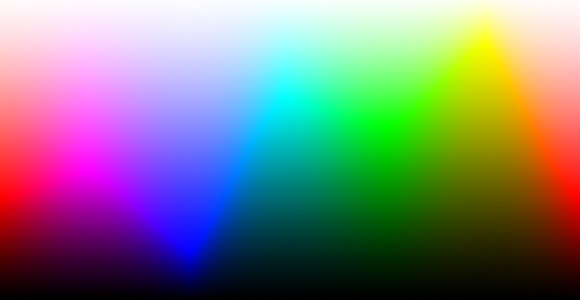
%> input picture Matlab-Image-Code/Images/Color/color.jpg, 580 x 300 px
$ octave image_test.m   (GNU Octave 9; MATLAB toolbox functions it lacks are replaced by stand-ins)
%> lines starting %> are read from the running program, lines starting %| are printed output that depends on the picture
close all;
image_name = 'color.jpg';
I = imread(image_name);
%> I is the input picture: size 300x580x3 uint8; mean R, G, B 124.5, 126.9, 126.3
imshow(I);
% Extract color channels.
redChannel = I(:,:,1); % Red channel
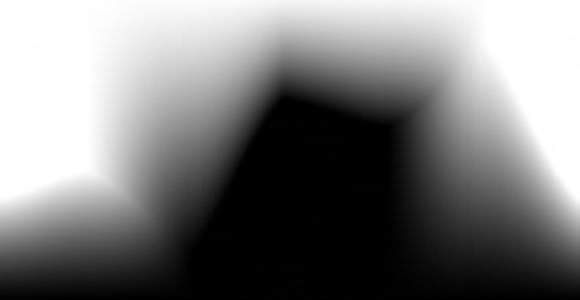
%> redChannel: size 300x580 uint8; min 0, max 255, mean 124.5
greenChannel = I(:,:,2); % Green channel
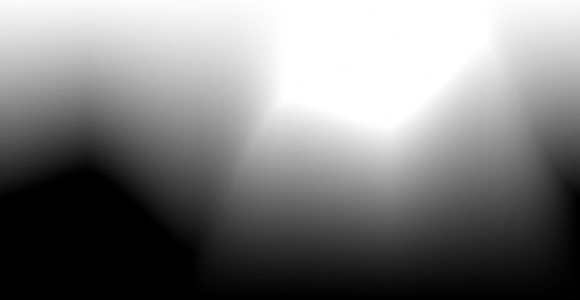
%> greenChannel: size 300x580 uint8; min 0, max 255, mean 126.9
blueChannel = I(:,:,3); % Blue channel
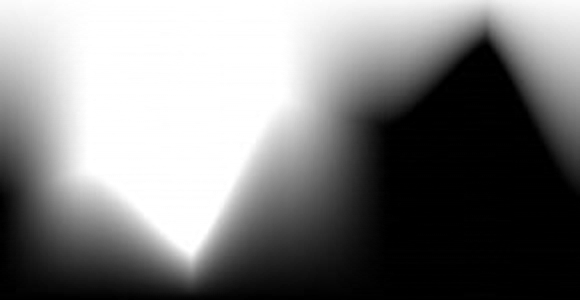
%> blueChannel: size 300x580 uint8; min 0, max 255, mean 126.3
dlmwrite('red_channel_b.txt',fliplr(de2bi(redChannel)),'');
dlmwrite('green_channel_b.txt',fliplr(de2bi(greenChannel)),'');
dlmwrite('blue_channel_b.txt',fliplr(de2bi(blueChannel)),'');
dlmwrite('red_channel.txt',redChannel,'newline','pc');
dlmwrite('green_channel.txt',greenChannel,'newline','pc');
dlmwrite('blue_channel.txt',blueChannel,'newline','pc');
